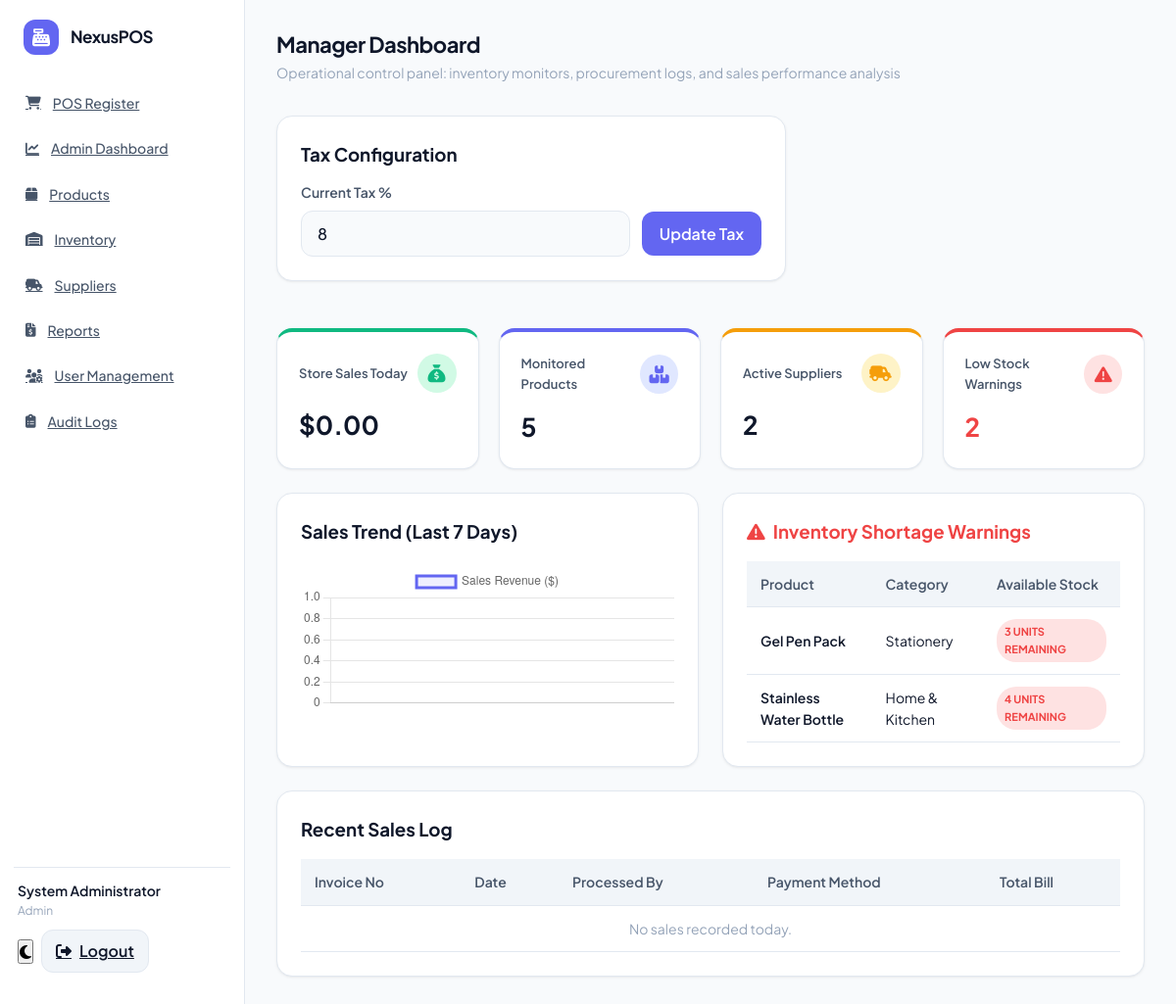
/manager_dashboard.php (signed in), run on the app's committed database.
### tables this page shows
CREATE TABLE IF NOT EXISTS `system_settings` (
  `id` INT AUTO_INCREMENT PRIMARY KEY,
  `setting_key` VARCHAR(100) NOT NULL UNIQUE,
  `setting_value` VARCHAR(255) NOT NULL,
  `updated_at` TIMESTAMP DEFAULT CURRENT_TIMESTAMP ON UPDATE CURRENT_TIMESTAMP
);

CREATE TABLE IF NOT EXISTS `products` (
  `id` INT AUTO_INCREMENT PRIMARY KEY,
  `barcode` VARCHAR(50) NOT NULL UNIQUE,
  `name` VARCHAR(100) NOT NULL,
  `description` TEXT,
  `category` VARCHAR(50) NOT NULL,
  `buy_price` DECIMAL(10,2) NOT NULL,
  `sell_price` DECIMAL(10,2) NOT NULL,
  `stock_qty` INT NOT NULL DEFAULT 0,
  `min_stock_qty` INT NOT NULL DEFAULT 5,
  `supplier_id` INT,
  `created_at` TIMESTAMP DEFAULT CURRENT_TIMESTAMP,
  FOREIGN KEY (`supplier_id`) REFERENCES `suppliers`(`id`) ON DELETE SET NULL
);

### config/db.php (called while the page is built, shortened)
<?php
function format_currency($amount) {
    return '$' . number_format((float)$amount, 2);
}
function get_system_setting($pdo, $key, $default = '0') {
    try {
        $stmt = $pdo->prepare("SELECT setting_value FROM system_settings WHERE setting_key = ? LIMIT 1");
        $stmt->execute([$key]);
        $value = $stmt->fetchColumn();
        return $value !== false ? $value : $default;
    } catch (PDOException $e) {
        error_log("System setting query failed: " . $e->getMessage());
        return $default;
    }
}
?>

### manager_dashboard.php (the view, shortened to what this page needs)
<?php
require_once __DIR__ . '/includes/header.php';
$taxRate = (float)get_system_setting($pdo, 'tax_rate', '8.00');
try {
    $todaySales = (float)$pdo->query("SELECT SUM(total_amount) FROM sales WHERE DATE(created_at) = CURDATE()")->fetchColumn();
    $productsCount = (int)$pdo->query("SELECT COUNT(*) FROM products")->fetchColumn();
    $lowStockCount = (int)$pdo->query("SELECT COUNT(*) FROM products WHERE stock_qty <= min_stock_qty")->fetchColumn();
    $totalSuppliers = (int)$pdo->query("SELECT COUNT(*) FROM suppliers")->fetchColumn();
    $criticalItems = $pdo->query("
        SELECT name, stock_qty, min_stock_qty, category
        FROM products
        WHERE stock_qty <= min_stock_qty
        ORDER BY stock_qty ASC LIMIT 5
    ")->fetchAll();
    $recentSales = $pdo->query("
        SELECT s.*, u.full_name as cashier_name
        FROM sales s
        LEFT JOIN users u ON s.user_id = u.id
        ORDER BY s.id DESC LIMIT 5
    ")->fetchAll();
    $trendLabels = [];
    $trendValues = [];
} catch (PDOException $e) {
    die("Manager dashboard query error: " . $e->getMessage());
}
?>
<div class="page-header">
    <div class="page-title">
        <h2>Manager Dashboard</h2>
        <p>Operational control panel: inventory monitors, procurement logs, and sales performance analysis</p>
    </div>
</div>
<div class="data-card" style="margin-bottom: 24px; max-width: 520px;">
    <h3 style="margin-bottom: 12px; font-weight: 700;">Tax Configuration</h3>
    <form id="tax-settings-form">
        <div class="form-group" style="margin-bottom: 0;">
            <label for="manager-tax-rate">Current Tax %</label>
            <div style="display: flex; gap: 12px; align-items: center;">
                <input type="number" id="manager-tax-rate" class="input-field" min="0" max="100" step="0.01" value="<?= htmlspecialchars($taxRate) ?>" style="flex: 1;">
                <button type="submit" class="btn btn-primary" style="width: auto; padding: 12px 18px;">Update Tax</button>
            </div>
        </div>
    </form>
</div>
<div class="stats-grid">
    <div class="stat-card" style="border-top: 4px solid var(--success);">
        <div class="stat-header">
            <span class="stat-title">Store Sales Today</span>
            <div class="stat-icon success"><i class="fa-solid fa-sack-dollar"></i></div>
        </div>
        <span class="stat-value"><?= format_currency($todaySales) ?></span>
    </div>
    <div class="stat-card" style="border-top: 4px solid var(--primary);">
        <div class="stat-header">
            <span class="stat-title">Monitored Products</span>
            <div class="stat-icon primary"><i class="fa-solid fa-boxes-stacked"></i></div>
        </div>
        <span class="stat-value"><?= $productsCount ?></span>
    </div>
    <div class="stat-card" style="border-top: 4px solid var(--warning);">
        <div class="stat-header">
            <span class="stat-title">Active Suppliers</span>
            <div class="stat-icon warning"><i class="fa-solid fa-truck-field"></i></div>
        </div>
        <span class="stat-value"><?= $totalSuppliers ?></span>
    </div>
    <div class="stat-card" style="border-top: 4px solid var(--danger);">
        <div class="stat-header">
            <span class="stat-title">Low Stock Warnings</span>
            <div class="stat-icon danger"><i class="fa-solid fa-triangle-exclamation"></i></div>
        </div>
        <span class="stat-value" style="color: <?= $lowStockCount > 0 ? 'var(--danger)' : 'inherit' ?>;"><?= $lowStockCount ?></span>
    </div>
</div>
<div style="display: grid; grid-template-columns: repeat(auto-fit, minmax(400px, 1fr)); gap: 24px;">
    <div class="data-card">
        <h3 style="margin-bottom: 20px; font-weight: 700;">Sales Trend (Last 7 Days)</h3>
        <div class="chart-wrapper">
            <canvas id="managerSalesChart"></canvas>
        </div>
    </div>
    <div class="data-card">
        <h3 style="margin-bottom: 15px; font-weight: 700; color: var(--danger); display: flex; align-items: center; gap: 8px;">
            <i class="fa-solid fa-triangle-exclamation"></i> Inventory Shortage Warnings
        </h3>
        <div class="table-responsive">
            <table class="modern-table">
                <thead>
                    <tr>
                        <th>Product</th>
                        <th>Category</th>
                        <th>Available Stock</th>
                    </tr>
                </thead>
                <tbody>
                    <?php if (empty($criticalItems)): ?>
                        <tr><td colspan="3" style="text-align: center; color: var(--success); font-weight: 600;">Stock levels are normal.</td></tr>
                    <?php else: ?>
                        <?php foreach ($criticalItems as $row): ?>
                            <tr>
                                <td style="font-weight: 600;"><?= htmlspecialchars($row['name']) ?></td>
                                <td><?= htmlspecialchars($row['category']) ?></td>
                                <td><span class="badge badge-danger"><?= $row['stock_qty'] ?> units remaining</span></td>
                            </tr>
                        <?php endforeach; ?>
                    <?php endif; ?>
                </tbody>
            </table>
        </div>
    </div>
</div>
<div class="data-card">
    <h3 style="margin-bottom: 15px; font-weight: 700;">Recent Sales Log</h3>
    <div class="table-responsive">
        <table class="modern-table">
            <thead>
                <tr>
                    <th>Invoice No</th>
                    <th>Date</th>
                    <th>Processed By</th>
                    <th>Payment Method</th>
                    <th>Total Bill</th>
                </tr>
            </thead>
            <tbody>
                <?php if (empty($recentSales)): ?>
                    <tr><td colspan="5" style="text-align: center; color: var(--text-muted);">No sales recorded today.</td></tr>
                <?php endif; ?>
            </tbody>
        </table>
    </div>
</div>
<script>
document.addEventListener('DOMContentLoaded', () => {
    const taxForm = document.getElementById('tax-settings-form');
    const managerTaxRateInput = document.getElementById('manager-tax-rate');
    if (taxForm && managerTaxRateInput) {
        taxForm.addEventListener('submit', async (event) => {
            event.preventDefault();
            const taxRate = parseFloat(managerTaxRateInput.value);
            if (Number.isNaN(taxRate) || taxRate < 0 || taxRate > 100) {
                alert('Tax percentage must be between 0 and 100.');
                return;
            }
            try {
                const response = await fetch('api/update_tax.php', {
                    method: 'POST',
                    headers: { 'Content-Type': 'application/json' },
                    body: JSON.stringify({ tax_rate: taxRate })
                });
                const result = await response.json();
                if (!result.success) {
                    throw new Error(result.message || 'Unable to update tax rate.');
                }
                alert('Tax rate updated successfully.');
                window.location.reload();
            } catch (error) {
                alert(error.message);
            }
        });
    }
    new Chart(document.getElementById('managerSalesChart').getContext('2d'), {
        type: 'line',
        data: {
            labels: <?= json_encode($trendLabels) ?>,
            datasets: [{
                label: 'Sales Revenue ($)',
                data: <?= json_encode($trendValues) ?>,
                borderColor: '#6366f1',
                backgroundColor: 'rgba(99, 102, 241, 0.1)',
                borderWidth: 3,
                fill: true,
                tension: 0.3
            }]
        },
        options: { responsive: true, maintainAspectRatio: false }
    });
});
</script>
<?php require_once __DIR__ . '/includes/footer.php'; ?>

### assets/css/style.css (style rules this page uses)
:root { --bg-primary: #f8fafc; --bg-secondary: #ffffff; --bg-accent: #f1f5f9; --text-primary: #0f172a; --text-secondary: #475569; --text-muted: #94a3b8; --primary: #6366f1; --primary-hover: #4f46e5; --primary-light: #e0e7ff; --success: #10b981; --success-light: #d1fae5; --warning: #f59e0b; --warning-light: #fef3c7; --danger: #ef4444; --danger-light: #fee2e2; --border-color: #e2e8f0; --sidebar-width: 250px; --radius-sm: 8px; --radius-md: 12px; --radius-lg: 16px; --shadow-sm: 0 1px 3px 0 rgb(0 0 0 / 0.06), 0 1px 2px -1px rgb(0 0 0 / 0.06); --shadow-md: 0 4px 6px -1px rgb(0 0 0 / 0.08), 0 2px 4px -2px rgb(0 0 0 / 0.06); --shadow-lg: 0 10px 15px -3px rgb(0 0 0 / 0.08), 0 4px 6px -4px rgb(0 0 0 / 0.04); --transition: all 0.2s cubic-bezier(0.4, 0, 0.2, 1); }
*, *::before, *::after { margin: 0; padding: 0; box-sizing: border-box; }
html { height: 100%; overflow: hidden; }
body { height: 100%; font-family: 'Plus Jakarta Sans', sans-serif; background-color: var(--bg-primary); color: var(--text-primary); line-height: 1.6; overflow: hidden; transition: background-color 0.3s ease, color 0.3s ease; }
button, input, select, textarea { font-family: inherit; font-size: inherit; outline: none; }
.form-group { margin-bottom: 20px; }
.form-group label { display: block; font-size: 14px; font-weight: 600; margin-bottom: 8px; color: var(--text-secondary); }
.input-field { width: 100%; padding: 12px 16px; border: 1.5px solid var(--border-color); border-radius: var(--radius-md); background-color: var(--bg-primary); color: var(--text-primary); font-weight: 500; transition: var(--transition); }
.btn { display: inline-flex; align-items: center; justify-content: center; gap: 8px; padding: 12px 24px; font-weight: 600; border-radius: var(--radius-md); border: none; cursor: pointer; transition: var(--transition); width: 100%; white-space: nowrap; }
.btn-primary { background-color: var(--primary); color: white; }
.page-header { display: flex; justify-content: space-between; align-items: center; flex-wrap: wrap; gap: 12px; margin-bottom: 8px; }
.page-title h2 { font-size: 22px; font-weight: 700; letter-spacing: -0.5px; }
.page-title p { color: var(--text-muted); font-size: 14px; }
.stats-grid { display: grid; grid-template-columns: repeat(auto-fit, minmax(200px, 1fr)); gap: 20px; }
.stat-card { background-color: var(--bg-secondary); border: 1px solid var(--border-color); border-radius: var(--radius-lg); padding: 22px; box-shadow: var(--shadow-sm); display: flex; flex-direction: column; gap: 12px; transition: var(--transition); }
.stat-header { display: flex; justify-content: space-between; align-items: center; }
.stat-title { font-size: 13px; font-weight: 600; color: var(--text-secondary); }
.stat-icon { width: 40px; height: 40px; border-radius: 50%; display: flex; align-items: center; justify-content: center; font-size: 18px; }
.stat-icon.primary { background-color: var(--primary-light); color: var(--primary); }
.stat-icon.success { background-color: var(--success-light); color: var(--success); }
.stat-icon.warning { background-color: var(--warning-light); color: var(--warning); }
.stat-icon.danger { background-color: var(--danger-light); color: var(--danger); }
.stat-value { font-size: 26px; font-weight: 700; }
.data-card { background-color: var(--bg-secondary); border: 1px solid var(--border-color); border-radius: var(--radius-lg); padding: 24px; box-shadow: var(--shadow-sm); overflow: visible; }
.table-responsive { overflow-x: auto; -webkit-overflow-scrolling: touch; }
.modern-table { width: 100%; border-collapse: collapse; text-align: left; font-size: 14px; }
.modern-table th { padding: 12px 14px; background-color: var(--bg-accent); color: var(--text-secondary); font-weight: 600; border-bottom: 1.5px solid var(--border-color); white-space: nowrap; }
.modern-table td { padding: 12px 14px; border-bottom: 1px solid var(--border-color); color: var(--text-primary); }
.badge { display: inline-block; padding: 4px 8px; border-radius: 20px; font-size: 11px; font-weight: 700; text-transform: uppercase; }
.badge-danger { background-color: var(--danger-light); color: var(--danger); }

### data on the page
system_settings: setting_value "8"
products: name "Gel Pen Pack", category "Stationery", stock_qty "3"
products: name "Stainless Water Bottle", category "Home & Kitchen", stock_qty "4"

### other printed values
$currentUser['full_name'] "System Administrator"
$currentUser['role'] "Admin"
format_currency($todaySales) "$0.00"
$productsCount "5"
$totalSuppliers "2"
$lowStockCount "2"
